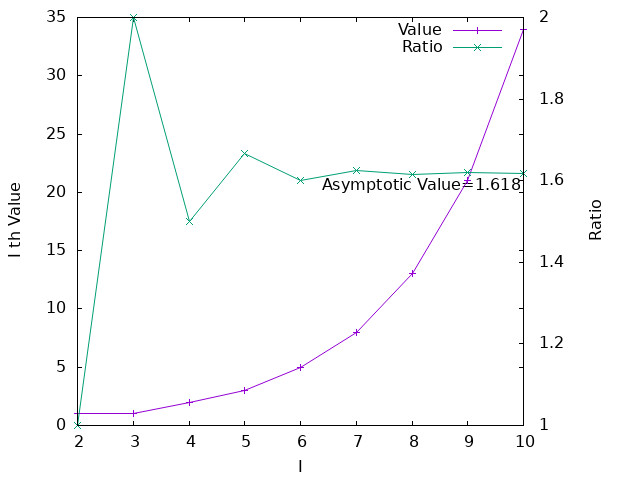

This figure's gnuplot source:
set terminal jpeg
set output "ee23b022_hem.jpg"
set xlabel "I"
set label "Asymptotic Value=1.618" at 6.4,20.6
set ylabel "I th Value"
set y2label "Ratio"   
set y2tics
plot "ee23b022_hem.txt" using 1:2 with linespoints title "Value" axis x1y1,"ee23b022_hem.txt" using 1:3 with linespoints title "Ratio" axis x1y2

